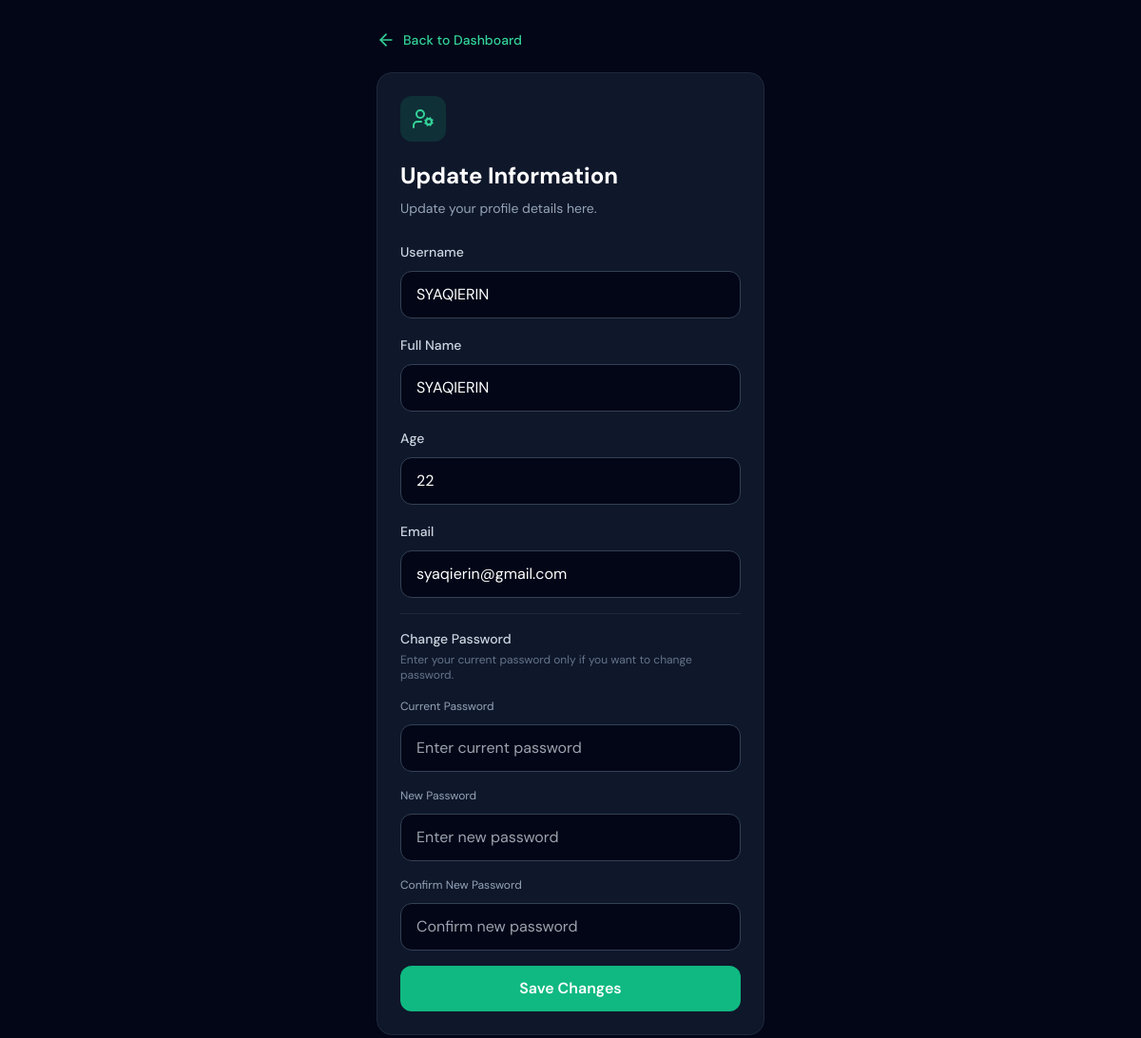
Screenshot of /pages/update-profile.php (signed in) with the database file from the repository.
### tables this page shows
CREATE TABLE `users` (
  `user_id` int(11) NOT NULL,
  `username` varchar(50) NOT NULL,
  `full_name` varchar(100) NOT NULL,
  `age` int(11) DEFAULT NULL,
  `email` varchar(100) NOT NULL,
  `password` varchar(255) NOT NULL,
  `created_at` timestamp NOT NULL DEFAULT current_timestamp()
);

### pages/update-profile.php (the view, shortened to what this page needs)
<?php
include "../php/dbconn.php";
$user_id = $_SESSION['user_id'];
$stmt = mysqli_prepare($conn, "SELECT * FROM users WHERE user_id = ? LIMIT 1");
mysqli_stmt_bind_param($stmt, "i", $user_id);
mysqli_stmt_execute($stmt);
$user = mysqli_fetch_assoc(mysqli_stmt_get_result($stmt));
?>
<!doctype html>
<html lang="en" class="h-full">
<head>
<script src="https://cdn.tailwindcss.com/3.4.17"></script>
</head>
<body class="h-full bg-slate-950">
<div class="min-h-full w-full bg-slate-950 overflow-auto">
    <div class="max-w-md mx-auto px-5 py-8">
        <a href="/gxbank_html_by_page/dashboard.php" class="flex items-center gap-2 text-emerald-400 hover:text-emerald-300 mb-6 transition">
            <i data-lucide="arrow-left" class="w-5 h-5"></i>
            <span class="text-sm font-medium">Back to Dashboard</span>
        </a>
        <div class="bg-slate-900 border border-slate-800 rounded-2xl p-6">
            <div class="w-12 h-12 rounded-xl bg-emerald-500/15 flex items-center justify-center mb-5">
                <i data-lucide="user-cog" class="w-6 h-6 text-emerald-400"></i>
            </div>
            <h1 class="text-2xl font-bold text-white mb-2">Update Information</h1>
            <p class="text-slate-400 text-sm mb-6">Update your profile details here.</p>
            <form method="POST" class="space-y-4">
                <div>
                    <label class="text-slate-300 text-sm font-medium">Username</label>
                    <input type="text" name="full_name" value="<?php echo htmlspecialchars($user['full_name']); ?>" required
                        oninput="this.value = this.value.toUpperCase()"
                        style="text-transform: uppercase;"
                        class="w-full mt-2 bg-slate-950 border border-slate-700 rounded-xl px-4 py-3 text-white outline-none focus:border-emerald-400">
                </div>
                <div>
                    <label class="text-slate-300 text-sm font-medium">Full Name</label>
                    <input type="text" name="full_name" value="<?php echo htmlspecialchars($user['full_name']); ?>" required
                        class="w-full mt-2 bg-slate-950 border border-slate-700 rounded-xl px-4 py-3 text-white outline-none focus:border-emerald-400">
                </div>
                <div>
                    <label class="text-slate-300 text-sm font-medium">Age</label>
                    <input type="number" name="age" value="<?php echo htmlspecialchars($user['age']); ?>"
                        class="w-full mt-2 bg-slate-950 border border-slate-700 rounded-xl px-4 py-3 text-white outline-none focus:border-emerald-400">
                </div>
                <div>
                    <label class="text-slate-300 text-sm font-medium">Email</label>
                    <input type="email" name="email" value="<?php echo htmlspecialchars($user['email']); ?>" required
                        class="w-full mt-2 bg-slate-950 border border-slate-700 rounded-xl px-4 py-3 text-white outline-none focus:border-emerald-400">
                </div>
                <div class="border-t border-slate-800 pt-4">
                    <p class="text-slate-300 text-sm font-medium mb-1">Change Password</p>
                    <p class="text-slate-500 text-xs mb-3">
                        Enter your current password only if you want to change password.
                    </p>
                    <div class="mb-3">
                        <label class="text-slate-400 text-xs">Current Password</label>
                        <input type="password" name="current_password" placeholder="Enter current password"
                            class="w-full mt-2 bg-slate-950 border border-slate-700 rounded-xl px-4 py-3 text-white outline-none focus:border-emerald-400">
                    </div>
                    <div class="mb-3">
                        <label class="text-slate-400 text-xs">New Password</label>
                        <input type="password" name="new_password" placeholder="Enter new password"
                            class="w-full mt-2 bg-slate-950 border border-slate-700 rounded-xl px-4 py-3 text-white outline-none focus:border-emerald-400">
                    </div>
                    <div>
                        <label class="text-slate-400 text-xs">Confirm New Password</label>
                        <input type="password" name="confirm_password" placeholder="Confirm new password"
                            class="w-full mt-2 bg-slate-950 border border-slate-700 rounded-xl px-4 py-3 text-white outline-none focus:border-emerald-400">
                    </div>
                </div>
                <button type="submit"
                    class="w-full bg-emerald-500 hover:bg-emerald-600 text-white font-semibold py-3 rounded-xl transition">
                    Save Changes
                </button>
            </form>
        </div>
    </div>
</div>
</body>
</html>

### pages/update-profile.php (style rules this page uses)
* { font-family: 'DM Sans', sans-serif; }
body { box-sizing: border-box; }

### rows the page displays
users: full_name "SYAQIERIN", age "22", email "syaqierin@gmail.com"
